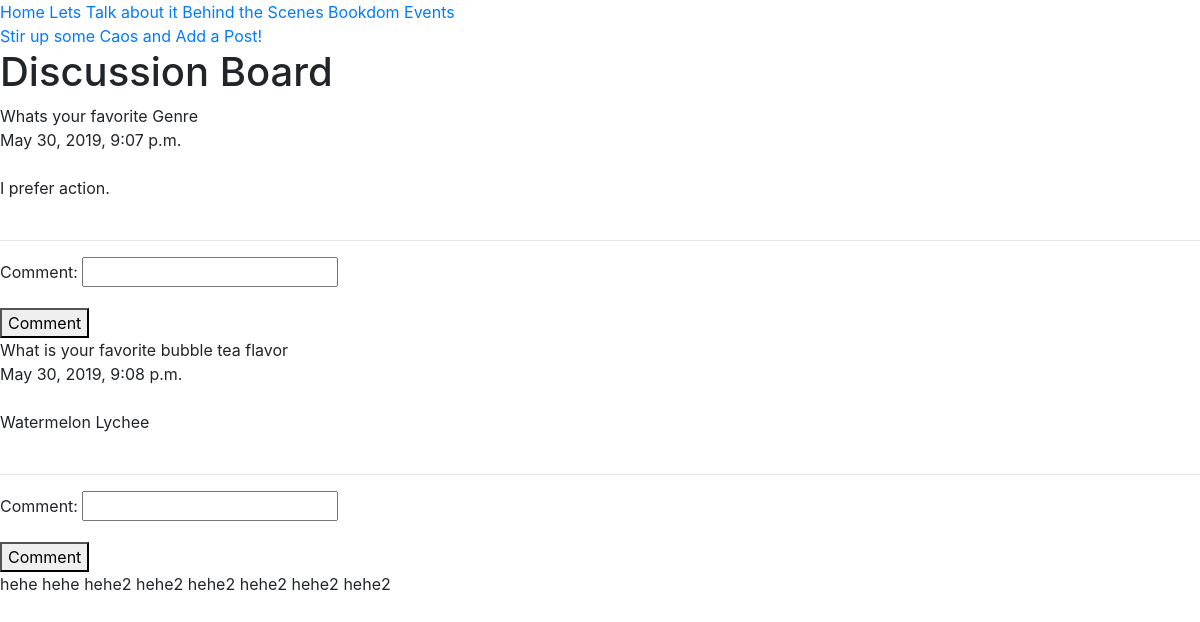
/viewAllDiscussion/, run on the app's committed database.
### passionApp/models.py (models this page shows)
class DiscussionEntryModel(models.Model):
    topic = models.CharField(max_length=200, default="", blank=False)
    date = models.DateTimeField(default=datetime.now)
    image = models.FileField(upload_to='images', blank=True)
    entry = models.TextField(max_length=5000, default="", blank=False)
    video = models.FileField(upload_to='videos', blank=True, null=True)
    URL_link = models.URLField(blank=True)

class CommentEntryModel(models.Model):
    comment = models.CharField(max_length=200, blank=False)

### passionApp/views.py (the view)
# urls.py: path('viewAllDiscussion/', views.viewAllDiscussion, name='viewAllDiscussion'),
def viewAllDiscussion(request):
    form = CommentForm(request.POST or None, request.FILES or None)
    forms = CommentEntryModel.objects.all()
    discussionPosts = DiscussionEntryModel.objects.all()
    context = {
        "form": form,
        "allPosts": discussionPosts,
        "forms": forms
    }
    if request.method == "POST":
        CommentEntryModel.objects.create(comment=request.POST["comment"])
        return redirect("viewAllDiscussion")
    return render(request, "passionApp/discussionBoard.html", context)

### passionApp/forms.py
class CommentForm(forms.ModelForm):
    class Meta:
        model = CommentEntryModel
        fields="__all__"

### passionApp/templates/passionApp/discussionBoard.html (shortened to what this page needs)
{% extends 'passionApp/base.html' %}
{% block content %}
<h1>Discussion Board</h1>
<div>
{% for eachPost in allPosts %}
{{ eachPost.topic }}
<br>
{{ eachPost.date }}
<br>
<br>
{{ eachPost.entry }}
<br>
<br>
<hr>
<form method="post" enctype="multipart/form-data">
    {{ form.as_p }}
    <button>Comment</button>
</form>
{% endfor %}
{% for eachComment in forms %}
{{ eachComment.comment }}
{% endfor %}
{% endblock content %}
{% block addPost %}
<a href="{% url 'addDiscussion' %}">Stir up some Caos and Add a Post!</a>
{% endblock addPost %}

### data on the page
DiscussionEntryModel: topic "Whats your favorite Genre", date "May 30, 2019, 9:07 p.m.", entry "I prefer action."
DiscussionEntryModel: topic "What is your favorite bubble tea flavor", date "May 30, 2019, 9:08 p.m.", entry "Watermelon Lychee"
CommentEntryModel: comment "hehe"
CommentEntryModel: comment "hehe"
CommentEntryModel: comment "hehe2"
CommentEntryModel: comment "hehe2"
CommentEntryModel: comment "hehe2"
CommentEntryModel: comment "hehe2"
CommentEntryModel: comment "hehe2"
CommentEntryModel: comment "hehe2"
